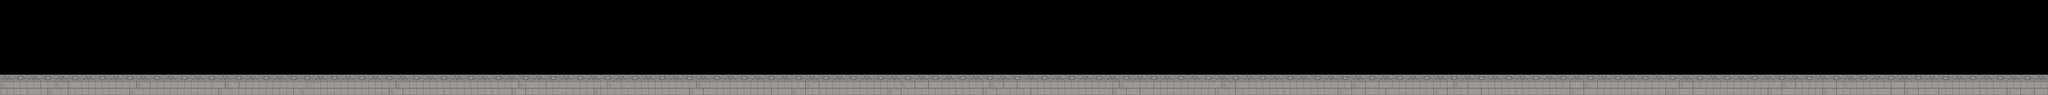

Below is a game level as drawn by its tile map, then a one-line description and the .tmx that defines it (tile-layer data replaced by summaries):
An orthogonal 300x14 tile map with 32x32 px tiles, 1 tile layer (ground) and 190 objects (58x can, 51x omurice, 50x purin, 30x ebi, shark).

<map version="1.0" tiledversion="1.1.6" orientation="orthogonal" renderorder="right-down" width="300" height="14" tilewidth="32" tileheight="32" infinite="0" nextobjectid="438">
 <tileset firstgid="1" name="test01" tilewidth="32" tileheight="32" tilecount="81" columns="9">
  <image source="flyingcat/wizard-academy-2018-flying-cats/WorkSpace/TAKAMI/exptest01.png" trans="00ff00" width="300" height="300" />
 </tileset>
 <layer name="ground" width="300" height="14">
  <data>[4200 cells, 900 non-empty, 8 distinct tile ids]</data>
 </layer>
 <objectgroup name="enemy " offsetx="-72.5953" offsety="-23.88">
  <object id="9" name="can" x="3033.11" y="162.022" />
  <object id="56" name="ebi" x="1784.92" y="190.788" />
  <object id="61" name="ebi" x="1832.74" y="125.382" />
  <object id="66" name="ebi" x="1496.92" y="326.817" />
  <object id="74" name="can" x="3827.8" y="60.4382" />
  <object id="84" name="omurice" x="7365.48" y="178.955" />
  <object id="87" name="omurice" x="8004.81" y="199.028" />
  <object id="88" name="omurice" x="7364.97" y="117.244" />
  <object id="90" name="omurice" x="8454.67" y="191.215" />
  <object id="92" name="purin" x="4626.51" y="157.508" />
  <object id="95" name="can" x="4024.37" y="46.1348" />
  <object id="96" name="can" x="4088.8" y="76.2422" />
  <object id="100" name="purin" x="5912.98" y="133.232" />
  <object id="105" name="ebi" x="1561.1" y="325.804" />
  <object id="106" name="ebi" x="1558.27" y="158.532" />
  <object id="107" name="ebi" x="1620.81" y="157.954" />
  <object id="108" name="ebi" x="1621.71" y="324.813" />
  <object id="113" name="ebi" x="1469.52" y="239.696" />
  <object id="116" name="ebi" x="1905.01" y="86.9371" />
  <object id="119" name="ebi" x="1899.44" y="291.952" />
  <object id="121" name="ebi" x="1832.8" y="248.74" />
  <object id="129" name="can" x="2478.48" y="63.4863" />
  <object id="131" name="can" x="2560.58" y="62.498" />
  <object id="138" name="can" x="3030.8" y="111.25" />
  <object id="140" name="can" x="3030.88" y="61.4314" />
  <object id="144" name="can" x="3340.67" y="48.1214" />
  <object id="147" name="can" x="3369.98" y="76.1897" />
  <object id="151" name="can" x="3343.53" y="104.577" />
  <object id="152" name="can" x="3882.56" y="161.054" />
  <object id="153" name="can" x="3885.32" y="226.215" />
  <object id="154" name="can" x="3879.97" y="98.9262" />
  <object id="157" name="can" x="4025.19" y="107.941" />
  <object id="161" name="can" x="4027.77" y="168.34" />
  <object id="165" name="ebi" x="1492.45" y="158.041" />
  <object id="169" name="can" x="4087.99" y="138.023" />
  <object id="177" name="purin" x="4812.89" y="154.599" />
  <object id="179" name="purin" x="4688.18" y="157.113" />
  <object id="180" name="purin" x="4751.84" y="155.953" />
  <object id="187" name="purin" x="5132.64" y="128.199" />
  <object id="188" name="purin" x="5133.65" y="233.268" />
  <object id="189" name="purin" x="5228.44" y="75.4812" />
  <object id="190" name="purin" x="5361.19" y="78.9883" />
  <object id="191" name="purin" x="5230.49" y="300.351" />
  <object id="192" name="purin" x="5357.61" y="301.457" />
  <object id="193" name="purin" x="5486.4" y="110.32" />
  <object id="194" name="purin" x="5485.6" y="269.53" />
  <object id="207" name="purin" x="5913.95" y="197.133" />
  <object id="208" name="purin" x="5912.48" y="269.946" />
  <object id="209" name="purin" x="5913.22" y="340.273" />
  <object id="212" name="purin" x="6258.07" y="94.7902" />
  <object id="215" name="purin" x="6260.17" y="157.357" />
  <object id="216" name="purin" x="6309.43" y="127.88" />
  <object id="217" name="purin" x="6351.33" y="96.473" />
  <object id="218" name="purin" x="6349.98" y="159.479" />
  <object id="222" name="omurice" x="7307.17" y="145.91" />
  <object id="223" name="omurice" x="6801.4" y="83.1513" />
  <object id="225" name="omurice" x="6875.38" y="82.7791" />
  <object id="227" name="omurice" x="7566.79" y="195.102" />
  <object id="228" name="omurice" x="7600.94" y="115.946" />
  <object id="229" name="omurice" x="7664.57" y="46.1031" />
  <object id="231" name="omurice" x="7604.04" y="275.81" />
  <object id="232" name="omurice" x="7666.12" y="330.132" />
  <object id="233" name="omurice" x="7664.57" y="272.705" />
  <object id="234" name="omurice" x="7631.98" y="190.446" />
  <object id="235" name="omurice" x="7669.23" y="115.946" />
  <object id="236" name="omurice" x="7731.31" y="46.1031" />
  <object id="237" name="omurice" x="7731.31" y="330.132" />
  <object id="238" name="shark" x="9345.7" y="228.341" />
  <object id="239" name="omurice" x="8098.2" y="200.926" />
  <object id="240" name="omurice" x="8194.43" y="200.926" />
  <object id="241" name="omurice" x="7921.24" y="129.642" />
  <object id="242" name="omurice" x="8017.46" y="128.09" />
  <object id="243" name="omurice" x="8113.69" y="126.538" />
  <object id="244" name="omurice" x="7932.98" y="272.73" />
  <object id="245" name="omurice" x="8032.31" y="278.938" />
  <object id="246" name="omurice" x="8123.88" y="277.386" />
  <object id="247" name="omurice" x="8531.79" y="155.226" />
  <object id="248" name="omurice" x="8621.56" y="109.167" />
  <object id="249" name="omurice" x="8702.98" y="78.9235" />
  <object id="252" name="omurice" x="8529.69" y="248.768" />
  <object id="253" name="omurice" x="8621.63" y="307.332" />
  <object id="254" name="omurice" x="8698.77" y="330.163" />
  <object id="261" name="ebi" x="1535.73" y="241.828" />
  <object id="262" name="ebi" x="1599.42" y="241.828" />
  <object id="264" name="ebi" x="1662.73" y="241.828" />
  <object id="270" name="ebi" x="2011.15" y="152.31" />
  <object id="271" name="ebi" x="2013.56" y="237.356" />
  <object id="272" name="ebi" x="2017.17" y="310.267" />
  <object id="274" name="ebi" x="2338.96" y="172.927" />
  <object id="275" name="ebi" x="2277.17" y="172.927" />
  <object id="277" name="ebi" x="1467.61" y="80.0488" />
  <object id="278" name="ebi" x="1533.82" y="82.1818" />
  <object id="279" name="ebi" x="1597.51" y="82.1818" />
  <object id="280" name="ebi" x="1663.56" y="82.1818" />
  <object id="286" name="can" x="2956.94" y="292.514" />
  <object id="287" name="can" x="2954.62" y="241.743" />
  <object id="288" name="can" x="2954.7" y="191.924" />
  <object id="289" name="can" x="3125.3" y="291.376" />
  <object id="290" name="can" x="3122.98" y="240.605" />
  <object id="291" name="can" x="3123.06" y="190.786" />
  <object id="292" name="can" x="3207.91" y="158.617" />
  <object id="293" name="can" x="3205.59" y="107.846" />
  <object id="294" name="can" x="3205.67" y="58.0264" />
  <object id="295" name="can" x="3414.28" y="164.684" />
  <object id="296" name="can" x="3443.59" y="192.753" />
  <object id="297" name="can" x="3417.14" y="221.14" />
  <object id="298" name="can" x="3534.06" y="59.3796" />
  <object id="299" name="can" x="3563.37" y="87.4479" />
  <object id="300" name="can" x="3536.92" y="115.835" />
  <object id="301" name="can" x="3509.05" y="269.989" />
  <object id="302" name="can" x="3538.36" y="298.057" />
  <object id="303" name="can" x="3511.91" y="326.445" />
  <object id="304" name="can" x="3638.05" y="163.368" />
  <object id="305" name="can" x="3667.36" y="191.436" />
  <object id="306" name="can" x="3640.91" y="219.824" />
  <object id="307" name="can" x="3884.63" y="280.56" />
  <object id="308" name="can" x="3829.34" y="316.101" />
  <object id="314" name="can" x="4192.01" y="216.128" />
  <object id="315" name="can" x="4256.45" y="246.235" />
  <object id="316" name="can" x="4192.84" y="277.933" />
  <object id="317" name="can" x="4195.41" y="338.332" />
  <object id="318" name="can" x="4255.63" y="308.016" />
  </objectgroup>
</map>
<!-- 68 of 190 objects omitted -->